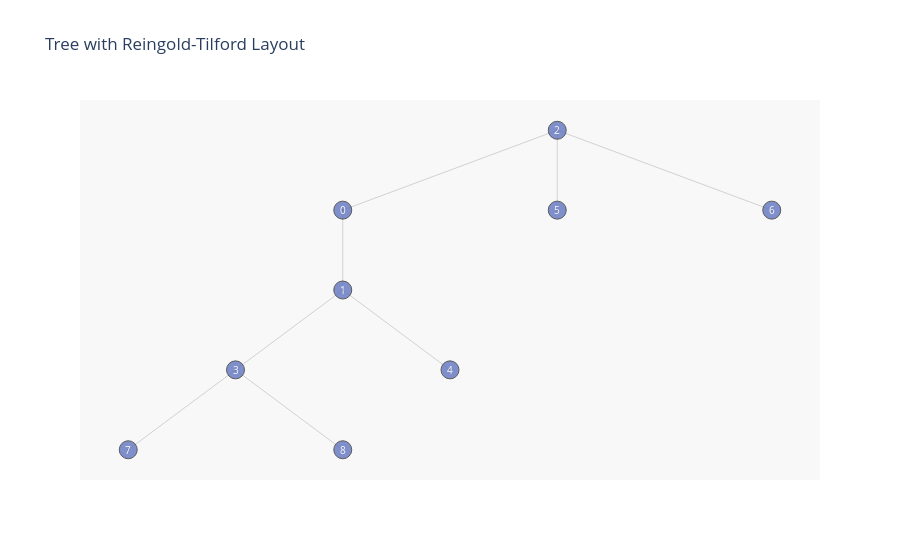

Here is the notebook cell this chart was saved with:
### Code cell
axis = dict(showline=False, # hide axis line, grid, ticklabels and  title
            zeroline=False,
            showgrid=False,
            showticklabels=False,
            )

fig.update_layout(title= 'Tree with Reingold-Tilford Layout',
              annotations=make_annotations(position, v_label),
              font_size=12,
              showlegend=False,
              xaxis=axis,
              yaxis=axis,
              #margin=dict(l=40, r=40, b=85, t=100),
              hovermode='closest',
              plot_bgcolor='rgb(248,248,248)'
              )
fig.show()

### Figure 1 — Plotly figure (JSON) as saved in the notebook; plotly's stock layout.template omitted (floating-point values rounded to 4 significant figures)
{"data": [{"hoverinfo": "none", "line": {"color": "rgb(210,210,210)", "width": 1}, "mode": "lines", "type": "scatter", "x": [-1, -1, null, -1, 0, null, -1, -1.5, null, -1, -0.5, null, 0, 0, null, 0, 1, null, -1.5, -2, null, -1.5, -1, null], "y": [7, 6, null, 7, 8, null, 6, 5, null, 6, 5, null, 8, 7, null, 8, 7, null, 5, 4, null, 5, 4, null]}, {"hoverinfo": "text", "marker": {"color": "#6175c1", "line": {"color": "rgb(50,50,50)", "width": 1}, "size": 18, "symbol": "circle-dot"}, "mode": "markers", "name": "bla", "opacity": 0.8, "text": ["0", "1", "2", "3", "4", "5", "6", "7", "8"], "type": "scatter", "x": [-1, -1, 0, -1.5, -0.5, 0, 1, -2, -1], "y": [7, 6, 8, 5, 5, 7, 7, 4, 4]}], "layout": {"annotations": [{"font": {"color": "rgb(250,250,250)", "size": 10}, "showarrow": false, "text": "0", "x": -1, "xref": "x", "y": 7, "yref": "y"}, {"font": {"color": "rgb(250,250,250)", "size": 10}, "showarrow": false, "text": "1", "x": -1, "xref": "x", "y": 6, "yref": "y"}, {"font": {"color": "rgb(250,250,250)", "size": 10}, "showarrow": false, "text": "2", "x": 0, "xref": "x", "y": 8, "yref": "y"}, {"font": {"color": "rgb(250,250,250)", "size": 10}, "showarrow": false, "text": "3", "x": -1.5, "xref": "x", "y": 5, "yref": "y"}, {"font": {"color": "rgb(250,250,250)", "size": 10}, "showarrow": false, "text": "4", "x": -0.5, "xref": "x", "y": 5, "yref": "y"}, {"font": {"color": "rgb(250,250,250)", "size": 10}, "showarrow": false, "text": "5", "x": 0, "xref": "x", "y": 7, "yref": "y"}, {"font": {"color": "rgb(250,250,250)", "size": 10}, "showarrow": false, "text": "6", "x": 1, "xref": "x", "y": 7, "yref": "y"}, {"font": {"color": "rgb(250,250,250)", "size": 10}, "showarrow": false, "text": "7", "x": -2, "xref": "x", "y": 4, "yref": "y"}, {"font": {"color": "rgb(250,250,250)", "size": 10}, "showarrow": false, "text": "8", "x": -1, "xref": "x", "y": 4, "yref": "y"}], "font": {"size": 12}, "hovermode": "closest", "plot_bgcolor": "rgb(248,248,248)", "showlegend": false, "title": {"text": "Tree with Reingold-Tilford Layout"}, "xaxis": {"showgrid": false, "showline": false, "showticklabels": false, "zeroline": false}, "yaxis": {"showgrid": false, "showline": false, "showticklabels": false, "zeroline": false}}}
